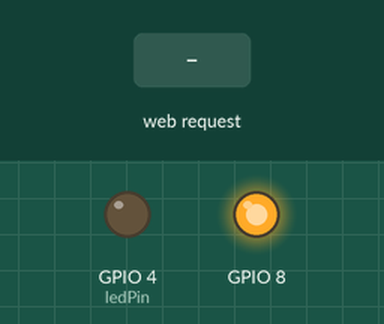
Simulated run of this sketch. Board: ESP32-C3. Parts: output pins drawn as LEDs (lit = HIGH). The test bench sets the inputs (shaded band). WiFi joins after 1.5 s; servers stay silent unless stated; what the sketch prints to the serial monitor is not drawn.

Above: at 3.7 s.
3.8 s: HTTP request GET /on received
At 4.5 s:
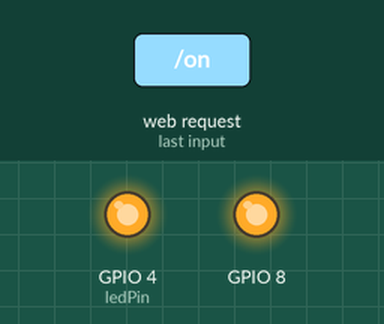
5.3 s: HTTP request GET /off received
At 5.7 s:
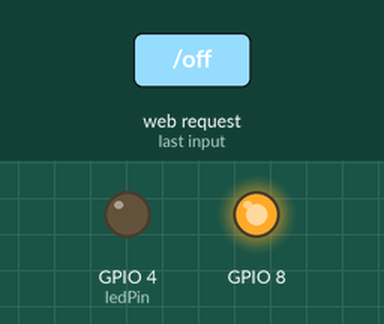
Timing chart, 0 to 8.3 s (numbered marks = the images above; inputs shaded):
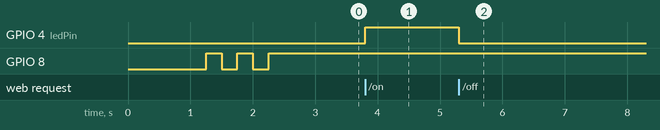

Measured:
- after the input at 3.8 s, GPIO 4 (ledPin): LOW → HIGH at once
- after the input at 5.3 s, GPIO 4 (ledPin): HIGH → LOW at once

The sketch:

LightCtrl.ino
```cpp
#include <WiFi.h>

#include <WebServer.h>


// ใส่ Wi-Fi SSID และ Password ของคุณที่นี่

const char* ssid = "xxx";

const char* password = "xxxxxxx";


// ตั้งขาที่ใช้ควบคุม LED

const int ledPin = 4;


// สร้าง Web Server ที่พอร์ต 80

WebServer server(80);


// สร้าง HTML สำหรับเว็บควบคุม

String htmlPage() {

  String html = "<!DOCTYPE html><html><head><meta charset='UTF-8'>";

  html += "<title>AllneweStep ESP32-C3 Web Control</title>";

  html += "<style>button{padding:50%;font-size:240px;margin:10px;}</style></head><body>";

  html += "<h1>AllneweStep ESP32-C3 Web Control</h1>";

  html += "<form action='/on'><button>เปิด</button></form>";

  html += "<form action='/off'><button>ปิด</button></form>";

  html += "</body></html>";

  return html;

}


// ฟังก์ชัน: เมื่อเข้าหน้า root

void handleRoot() {

  server.send(200, "text/html", htmlPage());

}


// ฟังก์ชัน: เปิดไฟ

void handleOn() {

  digitalWrite(ledPin, 1);

  server.send(200, "text/html", htmlPage());

}


// ฟังก์ชัน: ปิดไฟ

void handleOff() {

  digitalWrite(ledPin, 0);

  server.send(200, "text/html", htmlPage());

}


void setup() {

  Serial.begin(115200);

  delay(1000);


  pinMode(ledPin, OUTPUT);
  pinMode(8, OUTPUT);

  digitalWrite(ledPin, 0);
  digitalWrite(8,0);


  Serial.println("เชื่อมต่อ Wi-Fi...");

  WiFi.begin(ssid, password);


  // รอจนกว่าจะเชื่อมต่อ Wi-Fi ได้

  while (WiFi.status() != WL_CONNECTED) {
    digitalWrite(8, 0);

    delay(250);

    Serial.print(".");
    digitalWrite(8,1);
    delay(250);

  }

  Serial.println("\nเชื่อมต่อแล้ว!");
  digitalWrite(8,1);

  Serial.println("IP Address: ");

  Serial.println(WiFi.localIP());


  // ตั้งค่าหน้าเว็บ

  server.on("/", handleRoot);

  server.on("/on", handleOn);

  server.on("/off", handleOff);


  server.begin();

  Serial.println("HTTP server เริ่มทำงานแล้ว");

}


void loop() {

  server.handleClient();

}
```
